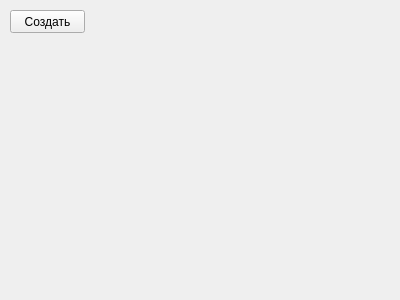
<?xml version="1.0" encoding="UTF-8"?>
<ui version="4.0">
 <class>Form</class>
 <widget class="QWidget" name="Form">
  <property name="geometry">
   <rect>
    <x>0</x>
    <y>0</y>
    <width>400</width>
    <height>300</height>
   </rect>
  </property>
  <property name="windowTitle">
   <string>Form</string>
  </property>
  <widget class="QPushButton" name="PushButton">
   <property name="geometry">
    <rect>
     <x>10</x>
     <y>10</y>
     <width>75</width>
     <height>23</height>
    </rect>
   </property>
   <property name="text">
    <string>Создать</string>
   </property>
  </widget>
 </widget>
 <resources/>
 <connections/>
</ui>
